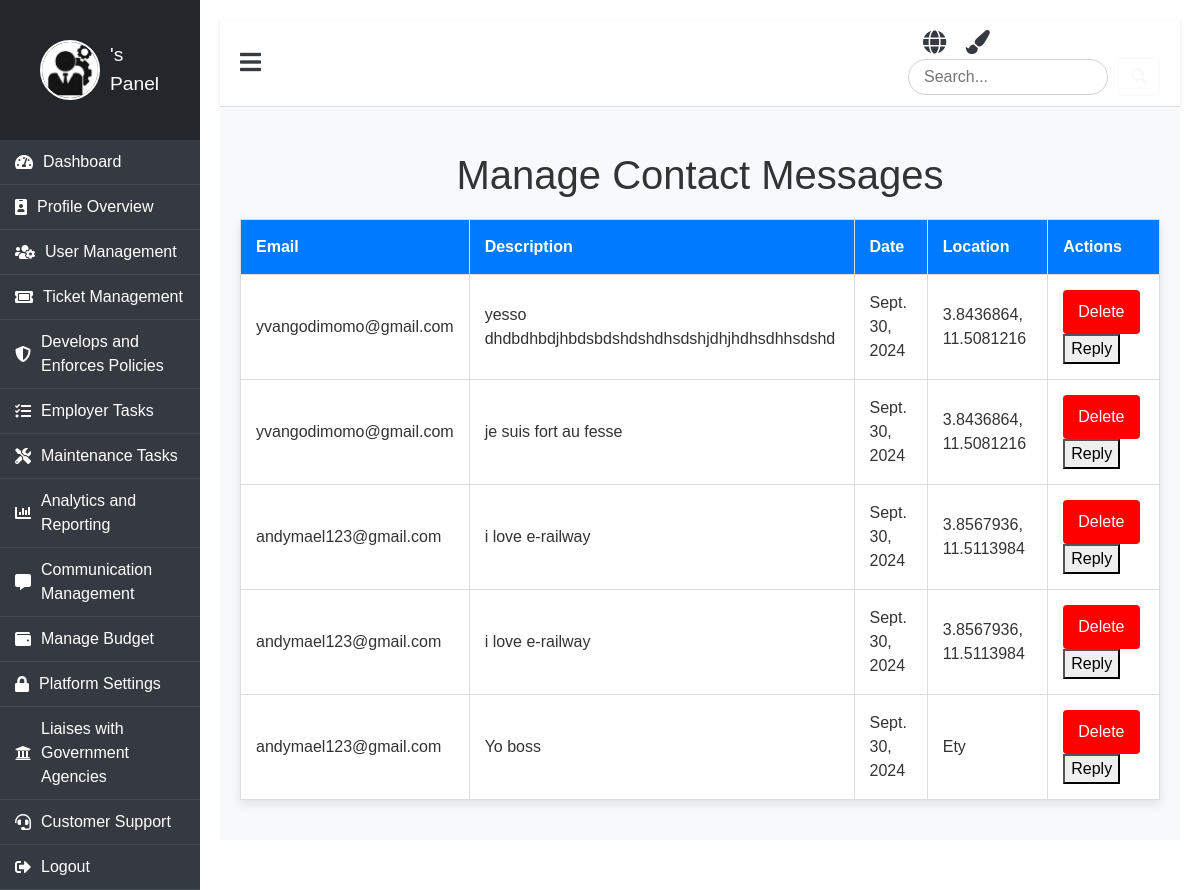
The page /manage_contact/ on the database its author committed.
### booking/models.py (models this page shows, shortened)
class Contact(models.Model):
    email = models.EmailField()
    description = models.TextField()
    date = models.DateField(auto_now_add=True)  # Automatically set the date to now
    location = models.CharField(max_length=255)

### booking/views.py (the view)
# urls.py: path('manage_contact/', manage_contact, name='manage_contact'),
def manage_contact(request):
    contacts = Contact.objects.all()  # Fetch all contact messages
    return render(request, 'panel/admin/contact/manage_contact.html', {'contacts': contacts})

### booking/templates/panel/admin/contact/manage_contact.html (shortened to what this page needs)
{% extends 'panel/base/base_admin.html' %}
{% load static %}
{% block content %}
<h1 class="text-center mt-4">Manage Contact Messages</h1>
<table class="contact-table">
    <thead>
        <tr>
            <th>Email</th>
            <th>Description</th>
            <th>Date</th>
            <th>Location</th>
            <th>Actions</th>
        </tr>
    </thead>
    <tbody>
        {% for contact in contacts %}
        <tr>
            <td>{{ contact.email }}</td>
            <td>{{ contact.description }}</td>
            <td>{{ contact.date }}</td>
            <td>{{ contact.location }}</td>
            <td>
                <button class="btn-delete" onclick="deleteContact({{ contact.id }})">Delete</button>
                <button class="btn-reply" onclick="toggleReplyForm({{ contact.id }})">Reply</button>
            </td>
        </tr>
        {% endfor %}
    </tbody>
</table>
{% endblock %}

### booking/static/css/clients.css (style rules this page uses)
body { font-family: 'Arial', sans-serif; background-color: #f8f9fa; color: #333; margin: 0; padding: 0; overflow-x: hidden; }

### booking/templates/panel/base/base_admin.html (style rules this page uses)
body { background-color: #e9ecef; font-family: 'Arial', sans-serif; }

### booking/templates/panel/admin/contact/manage_contact.html (style rules this page uses)
body { font-family: 'Arial', sans-serif; background-color: #f8f9fa; }
.contact-table { width: 100%; border-collapse: collapse; margin: 20px 0; background-color: #fff; box-shadow: 0 4px 10px rgba(0, 0, 0, 0.1); }
.contact-table th, .contact-table td { padding: 15px; text-align: left; border: 1px solid #ddd; }
.contact-table th { background-color: #007bff; color: white; }
.btn-delete { background-color: red; color: white; padding: 10px 15px; border: none; border-radius: 4px; cursor: pointer; transition: background-color 0.3s ease; }

### rows shown on the page
Contact: email "yvangodimomo@gmail.com", description "yesso dhdbdhbdjhbdsbdshdshdhsdshjdhjhdhsdhhsdshd", date "Sept. 30, 2024", location "3.8436864, 11.5081216"
Contact: email "yvangodimomo@gmail.com", description "je suis fort au fesse", date "Sept. 30, 2024", location "3.8436864, 11.5081216"
Contact: email "andymael123@gmail.com", description "i love e-railway", date "Sept. 30, 2024", location "3.8567936, 11.5113984"
Contact: email "andymael123@gmail.com", description "i love e-railway", date "Sept. 30, 2024", location "3.8567936, 11.5113984"
Contact: email "andymael123@gmail.com", description "Yo boss", date "Sept. 30, 2024", location "Ety"
